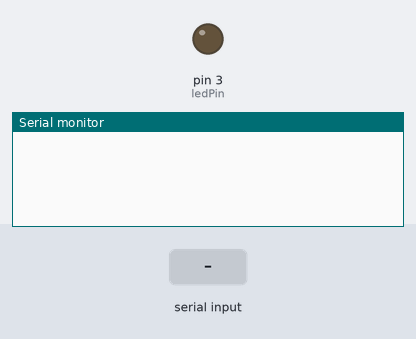
A sketch run on a simulated Arduino Uno, built with avr-gcc and run on an emulated ATmega328P. On the bench: output pins drawn as LEDs (lit = HIGH), the last lines printed to the serial monitor. The inputs (shaded band) are chosen by the test bench.

Above: at 1.2 s.
1.3 s: "12#$" received over Serial
At 3.7 s:
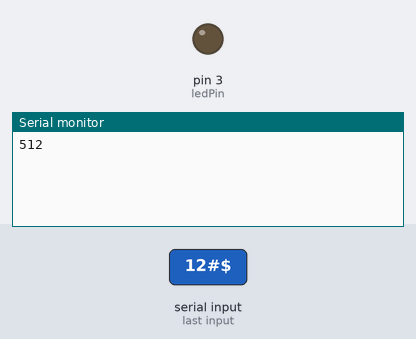
4.0 s: "90,45\n" received over Serial
At 5.9 s:
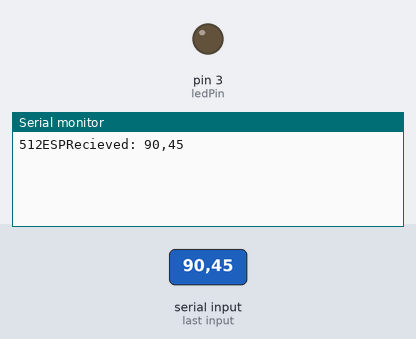
6.5 s: "5\n" received over Serial
At 7.9 s:
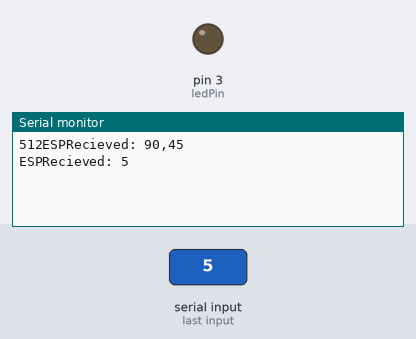

Measured:
- after the input at 1.3 s, the serial monitor: prints a new line after 1.2 s (image 1)
- after the input at 4.0 s, the serial monitor: prints a new line after 1.0 s (image 2)
- after the input at 6.5 s, the serial monitor: prints a new line after 1.0 s (image 3)

The sketch:

swSerialTest.ino
```cpp
String incomingString;
String analogValue;
String headerString;
int ledPin = 3;
void setup() {
 // put your setup code here, to run once
 // Baud rate of ESP13 shield set up in configuration
 Serial.begin(115200);
}
void loop() {
 // reply only when you receive data:
 if (Serial.available() > 0)
 {
   // read the incoming string and strip out four first bytes:
   incomingString = Serial.readString();
   headerString = incomingString.substring(0,4);
   // If the header string equals "12#$" then update LED brightenss and pot value
   if (headerString.equals("12#$"))
   {
     //remove the first four bytes, analogWrite function needs and integer, conversion required
     incomingString.remove(0,4);
     analogWrite(ledPin,incomingString.toInt());
     //read the A0 analog input, convert to string and send back
     analogValue = String(analogRead(A0),DEC);
     Serial.print(analogValue);
   }
   else
   {
   // say what you got:
     Serial.print("ESPRecieved: ");
     Serial.flush();
     Serial.print(incomingString);
   }
 }
 else
 {
   delay(500);
 }
}
```
